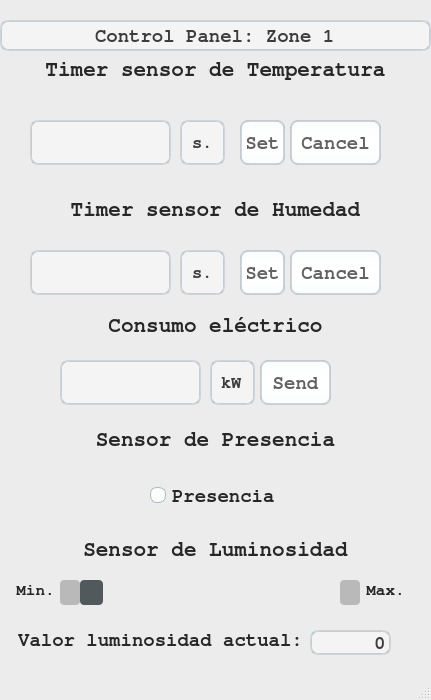
<?xml version="1.0" encoding="UTF-8"?>
<ui version="4.0">
 <class>MainWindow</class>
 <widget class="QMainWindow" name="MainWindow">
  <property name="enabled">
   <bool>true</bool>
  </property>
  <property name="geometry">
   <rect>
    <x>0</x>
    <y>0</y>
    <width>431</width>
    <height>700</height>
   </rect>
  </property>
  <property name="sizePolicy">
   <sizepolicy hsizetype="Fixed" vsizetype="Fixed">
    <horstretch>0</horstretch>
    <verstretch>0</verstretch>
   </sizepolicy>
  </property>
  <property name="minimumSize">
   <size>
    <width>411</width>
    <height>700</height>
   </size>
  </property>
  <property name="maximumSize">
   <size>
    <width>431</width>
    <height>700</height>
   </size>
  </property>
  <property name="windowTitle">
   <string>Control Panel</string>
  </property>
  <property name="styleSheet">
   <string notr="true">QMainWindow {
    background-color:#ececec;
}
QPushButton, QToolButton, QCommandLinkButton{
    padding: 0 5px 0 5px;
    border-style: solid;
    border-top-color: qlineargradient(spread:pad, x1:0, y1:0, x2:0, y2:1, stop:0 #c1c9cf, stop:1 #d2d8dd);
    border-right-color: qlineargradient(spread:pad, x1:1, y1:0, x2:0, y2:0, stop:0 #c1c9cf, stop:1 #d2d8dd);
    border-bottom-color: qlineargradient(spread:pad, x1:0, y1:1, x2:0, y2:0, stop:0 #c1c9cf, stop:1 #d2d8dd);
    border-left-color: qlineargradient(spread:pad, x1:0, y1:0, x2:1, y2:0, stop:0 #c1c9cf, stop:1 #d2d8dd);
    border-width: 2px;
    border-radius: 8px;
    color: #616161;
    font-weight: bold;
    background-color: qlineargradient(spread:pad, x1:0.5, y1:0, x2:0.5, y2:1, stop:0 #fbfdfd, stop:0.5 #ffffff, stop:1 #fbfdfd);
}
QPushButton::default, QToolButton::default, QCommandLinkButton::default{
    border: 2px solid transparent;
    color: #FFFFFF;
    background-color: qlineargradient(spread:pad, x1:0.5, y1:0, x2:0.5, y2:1, stop:0 #84afe5, stop:1 #1168e4);
}
QPushButton:hover, QToolButton:hover, QCommandLinkButton:hover{
    color: #3d3d3d;
}
QPushButton:pressed, QToolButton:pressed, QCommandLinkButton:pressed{
    color: #aeaeae;
    background-color: qlineargradient(spread:pad, x1:0.5, y1:0, x2:0.5, y2:1, stop:0 #ffffff, stop:0.5 #fbfdfd, stop:1 #ffffff);
}
QPushButton:disabled, QToolButton:disabled, QCommandLinkButton:disabled{
    color: #616161;
    background-color: qlineargradient(spread:pad, x1:0.5, y1:0, x2:0.5, y2:1, stop:0 #dce7eb, stop:0.5 #e0e8eb, stop:1 #dee7ec);
}
QLineEdit, QTextEdit, QPlainTextEdit, QSpinBox, QDoubleSpinBox, QTimeEdit, QDateEdit, QDateTimeEdit {
    border-width: 2px;
    border-radius: 8px;
    border-style: solid;
    border-top-color: qlineargradient(spread:pad, x1:0.5, y1:1, x2:0.5, y2:0, stop:0 #c1c9cf, stop:1 #d2d8dd);
    border-right-color: qlineargradient(spread:pad, x1:0, y1:0, x2:1, y2:0, stop:0 #c1c9cf, stop:1 #d2d8dd);
    border-bottom-color: qlineargradient(spread:pad, x1:0.5, y1:0, x2:0.5, y2:1, stop:0 #c1c9cf, stop:1 #d2d8dd);
    border-left-color: qlineargradient(spread:pad, x1:1, y1:0, x2:0, y2:0, stop:0 #c1c9cf, stop:1 #d2d8dd);
    background-color: #f4f4f4;
    color: #3d3d3d;
}
QLineEdit:focus, QTextEdit:focus, QPlainTextEdit:focus, QSpinBox:focus, QDoubleSpinBox:focus, QTimeEdit:focus, QDateEdit:focus, QDateTimeEdit:focus {
    border-width: 2px;
    border-radius: 8px;
    border-style: solid;
    border-top-color: qlineargradient(spread:pad, x1:0.5, y1:1, x2:0.5, y2:0, stop:0 #85b7e3, stop:1 #9ec1db);
    border-right-color: qlineargradient(spread:pad, x1:0, y1:0, x2:1, y2:0, stop:0 #85b7e3, stop:1 #9ec1db);
    border-bottom-color: qlineargradient(spread:pad, x1:0.5, y1:0, x2:0.5, y2:1, stop:0 #85b7e3, stop:1 #9ec1db);
    border-left-color: qlineargradient(spread:pad, x1:1, y1:0, x2:0, y2:0, stop:0 #85b7e3, stop:1 #9ec1db);
    background-color: #f4f4f4;
    color: #3d3d3d;
}
QLineEdit:disabled, QTextEdit:disabled, QPlainTextEdit:disabled, QSpinBox:disabled, QDoubleSpinBox:disabled, QTimeEdit:disabled, QDateEdit:disabled, QDateTimeEdit:disabled {
    color: #b9b9b9;
}
QSpinBox::up-button, QDoubleSpinBox::up-button, QTimeEdit::up-button, QDateEdit::up-button, QDateTimeEdit::up-button {
    subcontrol-origin: padding;
    subcontrol-position: top right;
    width: 15px;
    color: #272727;
    border-left-width: 1px;
    border-left-color: darkgray;
    border-left-style: solid;
    border-top-right-radius: 3px;
    padding: 3px;
}
QSpinBox::down-button, QDoubleSpinBox::down-button, QTimeEdit::down-button, QDateEdit::down-button, QDateTimeEdit::down-button {
    subcontrol-origin: padding;
    subcontrol-position: bottom right;
    width: 15px;
    color: #272727;
    border-left-width: 1px;
    border-left-color: darkgray;
    border-left-style: solid;
    border-bottom-right-radius: 3px;
    padding: 3px;
}
QSpinBox::up-button:pressed, QDoubleSpinBox::up-button:pressed, QTimeEdit::up-button:pressed, QDateEdit::up-button:pressed, QDateTimeEdit::up-button:pressed {
    color: #aeaeae;
    background-color: qlineargradient(spread:pad, x1:0.5, y1:0, x2:0.5, y2:1, stop:0 #ffffff, stop:0.5 #fbfdfd, stop:1 #ffffff);
}
QSpinBox::down-button:pressed, QDoubleSpinBox::down-button:pressed, QTimeEdit::down-button:pressed, QDateEdit::down-button:pressed, QDateTimeEdit::down-button:pressed {
    color: #aeaeae;
    background-color: qlineargradient(spread:pad, x1:0.5, y1:0, x2:0.5, y2:1, stop:0 #ffffff, stop:0.5 #fbfdfd, stop:1 #ffffff);
}
QSpinBox::up-button:hover, QDoubleSpinBox::up-button:hover, QTimeEdit::up-button:hover, QDateEdit::up-button:hover, QDateTimeEdit::up-button:hover {
    color: #FFFFFF;
    border-top-right-radius: 5px;
    background-color: qlineargradient(spread:pad, x1:0.5, y1:0, x2:0.5, y2:1, stop:0 #84afe5, stop:1 #1168e4);
    
}
QSpinBox::down-button:hover, QDoubleSpinBox::down-button:hover, QTimeEdit::down-button:hover, QDateEdit::down-button:hover, QDateTimeEdit::down-button:hover {
    color: #FFFFFF;
    border-bottom-right-radius: 5px;
    background-color: qlineargradient(spread:pad, x1:0.5, y1:0, x2:0.5, y2:1, stop:0 #84afe5, stop:1 #1168e4);
}
QSpinBox::up-arrow, QDoubleSpinBox::up-arrow, QTimeEdit::up-arrow, QDateEdit::up-arrow, QDateTimeEdit::up-arrow {
    image: url(/usr/share/icons/Adwaita/16x16/actions/go-up-symbolic.symbolic.png);
}
QSpinBox::down-arrow, QDoubleSpinBox::down-arrow, QTimeEdit::down-arrow, QDateEdit::down-arrow, QDateTimeEdit::down-arrow {
    image: url(/usr/share/icons/Adwaita/16x16/actions/go-down-symbolic.symbolic.png);
}
QProgressBar {
    max-height: 8px;
    text-align: center;
    font: italic bold 11px;
    color: #3d3d3d;
    border: 1px solid transparent;
    border-radius:4px;
    background-color: qlineargradient(spread:pad, x1:0, y1:0, x2:0, y2:1, stop:0 #ddd5d5, stop:0.5 #dad3d3, stop:1 #ddd5d5);
}
QProgressBar::chunk {
    background-color: qlineargradient(spread:pad, x1:0, y1:0, x2:0, y2:1, stop:0 #467dd1, stop:0.5 #3b88fc, stop:1 #467dd1);
    border-radius: 4px;
}
QProgressBar:disabled {
    color: #616161;
}
QProgressBar::chunk:disabled {
    background-color: #aeaeae;
}
QSlider::groove {
    border: 1px solid #bbbbbb;
    background-color: #52595d;
    border-radius: 4px;
}
QSlider::groove:horizontal {
    height: 6px;
}
QSlider::groove:vertical {
    width: 6px;
}
QSlider::handle:horizontal {
    background: #ffffff;
    border-style: solid;
    border-width: 1px;
    border-color: rgb(207,207,207);
    width: 12px;
    margin: -5px 0;
    border-radius: 7px;
}
QSlider::handle:vertical {
    background: #ffffff;
    border-style: solid;
    border-width: 1px;
    border-color: rgb(207,207,207);
    height: 12px;
    margin: 0 -5px;
    border-radius: 7px;
}
QSlider::add-page, QSlider::sub-page {
    border: 1px transparent;
    background-color: #52595d;
    border-radius: 4px;
}
QSlider::add-page:horizontal {
    background: qlineargradient(spread:pad, x1:0, y1:0, x2:0, y2:1, stop:0 #ddd5d5, stop:0.5 #dad3d3, stop:1 #ddd5d5);
}
QSlider::sub-page:horizontal {
    background-color: qlineargradient(spread:pad, x1:0, y1:0, x2:1, y2:0, stop:0 #467dd1, stop:0.5 #3b88fc, stop:1 #467dd1);
}
QSlider::add-page:vertical {
    background-color: qlineargradient(spread:pad, x1:0, y1:0, x2:0, y2:1, stop:0 #467dd1, stop:0.5 #3b88fc, stop:1 #467dd1);
}
QSlider::sub-page:vertical {
    background: qlineargradient(spread:pad, x1:0, y1:0, x2:1, y2:0, stop:0 #ddd5d5, stop:0.5 #dad3d3, stop:1 #ddd5d5);
}
QSlider::add-page:horizontal:disabled, QSlider::sub-page:horizontal:disabled, QSlider::add-page:vertical:disabled, QSlider::sub-page:vertical:disabled {
    background: #b9b9b9;
}
QComboBox, QFontComboBox {
    border-width: 2px;
    border-radius: 8px;
    border-style: solid;
    border-top-color: qlineargradient(spread:pad, x1:0.5, y1:1, x2:0.5, y2:0, stop:0 #c1c9cf, stop:1 #d2d8dd);
    border-right-color: qlineargradient(spread:pad, x1:0, y1:0, x2:1, y2:0, stop:0 #c1c9cf, stop:1 #d2d8dd);
    border-bottom-color: qlineargradient(spread:pad, x1:0.5, y1:0, x2:0.5, y2:1, stop:0 #c1c9cf, stop:1 #d2d8dd);
    border-left-color: qlineargradient(spread:pad, x1:1, y1:0, x2:0, y2:0, stop:0 #c1c9cf, stop:1 #d2d8dd);
    background-color: #f4f4f4;
    color: #272727;
    padding-left: 5px;
}
QComboBox:editable, QComboBox:!editable, QComboBox::drop-down:editable, QComboBox:!editable:on, QComboBox::drop-down:editable:on {
    background: #ffffff;
}
QComboBox::drop-down {
    subcontrol-origin: padding;
    subcontrol-position: top right;
    width: 15px;
    color: #272727;
    border-left-width: 1px;
    border-left-color: darkgray;
    border-left-style: solid;
    border-top-right-radius: 3px;
    border-bottom-right-radius: 3px;
}
QComboBox::down-arrow {
    image: url(/usr/share/icons/Adwaita/16x16/actions/go-down-symbolic.symbolic.png); /*Adawaita icon thene*/
}

QComboBox::down-arrow:on {
    top: 1px;
    left: 1px;
}
QComboBox QAbstractItemView {
    border: 1px solid darkgray;
    border-radius: 8px;
    selection-background-color: #dadada;
    selection-color: #272727;
    color: #272727;
    background: white;
}
QLabel, QCheckBox, QRadioButton {
    color: #272727;
}
QCheckBox {
    padding: 2px;
}
QCheckBox:disabled, QRadioButton:disabled {
    color: #808086;
    padding: 2px;
}

QCheckBox:hover {
    border-radius:4px;
    border-style:solid;
    padding-left: 1px;
    padding-right: 1px;
    padding-bottom: 1px;
    padding-top: 1px;
    border-width:1px;
    border-color: transparent;
}
QCheckBox::indicator:checked {
    image: url(/usr/share/icons/Adwaita/16x16/actions/object-select-symbolic.symbolic.png);
    height: 15px;
    width: 15px;
    border-style:solid;
    border-width: 1px;
    border-color: #48a5fd;
    color: #ffffff;
    border-radius: 3px;
    background-color: qlineargradient(spread:pad, x1:0, y1:0, x2:0, y2:1, stop:0 #48a5fd, stop:0.5 #329cfb, stop:1 #48a5fd);
}
QCheckBox::indicator:unchecked {
    
    height: 15px;
    width: 15px;
    border-style:solid;
    border-width: 1px;
    border-color: #48a5fd;
    border-radius: 3px;
    background-color: #fbfdfa;
}
QLCDNumber {
    color: #616161;;
}
QMenuBar {
    background-color: #ececec;
}
QMenuBar::item {
    color: #616161;
    spacing: 3px;
    padding: 1px 4px;
    background-color: #ececec;
}

QMenuBar::item:selected {
    background-color: #dadada;
    color: #3d3d3d;
}
QMenu {
    background-color: #ececec;
}
QMenu::item:selected {
    background-color: #dadada;
    color: #3d3d3d;
}
QMenu::item {
    color: #616161;;
    background-color: #e0e0e0;
}
QTabWidget {
    color:rgb(0,0,0);
    background-color:#000000;
}
QTabWidget::pane {
    border-color: #050a0e;
    background-color: #e0e0e0;
    border-width: 1px;
    border-radius: 4px;
    position: absolute;
    top: -0.5em;
    padding-top: 0.5em;
}

QTabWidget::tab-bar {
    alignment: center;
}

QTabBar::tab {
    border-bottom: 1px solid #c0c0c0;
    padding: 3px;
    color: #272727;
    background-color: #fefefc;
    margin-left:0px;
}
QTabBar::tab:!last {
    border-right: 1px solid;
    border-right-color: #c0c0c0;
    border-bottom-color: #c0c0c0;
}
QTabBar::tab:first {
    border-top-left-radius: 4px;
    border-bottom-left-radius: 4px;
}
QTabBar::tab:last {
    border-top-right-radius: 4px;
    border-bottom-right-radius: 4px;
}
QTabBar::tab:selected, QTabBar::tab:last:selected, QTabBar::tab:hover {
    color: #FFFFFF;
    background-color: qlineargradient(spread:pad, x1:0.5, y1:0, x2:0.5, y2:1, stop:0 #84afe5, stop:1 #1168e4);
}
QRadioButton::indicator {
    height: 14px;
    width: 14px;
    border-style:solid;
    border-radius:7px;
    border-width: 1px;
}
QRadioButton::indicator:checked {
    border-color: #48a5fd;
    background-color: qradialgradient(cx:0.5, cy:0.5, radius:0.4,fx:0.5, fy:0.5, stop:0 #ffffff, stop:0.5 #ffffff, stop:0.6 #48a5fd, stop:1 #48a5fd);
}
QRadioButton::indicator:!checked {
    border-color: #a9b7c6;
    background-color: #fbfdfa;
}
QStatusBar {
    color:#027f7f;
}

QDial {
    background: #16a085;
}

QToolBox {
    color: #a9b7c6;
    background-color: #222b2e;
}
QToolBox::tab {
    color: #a9b7c6;
    background-color:#222b2e;
}
QToolBox::tab:selected {
    color: #FFFFFF;
    background-color:#222b2e;
}
QScrollArea {
    color: #FFFFFF;
    background-color:#222b2e;
}

QScrollBar:horizontal {
	max-height: 10px;
	border: 1px transparent grey;
	margin: 0px 20px 0px 20px;
	background: transparent;
}
QScrollBar:vertical {
	max-width: 10px;
	border: 1px transparent grey;
	margin: 20px 0px 20px 0px;
	background: transparent;
}
QScrollBar::handle:vertical, QScrollBar::handle:horizontal {
	background: #52595d;
	border-style: transparent;
	border-radius: 4px;
	min-height: 25px;
}
QScrollBar::handle:horizontal:hover, QScrollBar::handle:vertical:hover {
	background: qlineargradient(spread:pad, x1:0, y1:0, x2:1, y2:0, stop:0 #467dd1, stop:0.5 #3b88fc, stop:1 #467dd1);
}
QScrollBar::add-line, QScrollBar::sub-line {
    border: 2px transparent grey;
    border-radius: 4px;
    subcontrol-origin: margin;
    background: #b9b9b9;
}
QScrollBar::add-line:horizontal {
    width: 20px;
    subcontrol-position: right;
}
QScrollBar::add-line:vertical {
    height: 20px;
    subcontrol-position: bottom;
}
QScrollBar::sub-line:horizontal {
    width: 20px;
    subcontrol-position: left;
}
QScrollBar::sub-line:vertical {
    height: 20px;
    subcontrol-position: top;
}
QScrollBar::add-line:vertical:pressed, QScrollBar::add-line:horizontal:pressed, QScrollBar::sub-line:horizontal:pressed, QScrollBar::sub-line:vertical:pressed {
    background: qlineargradient(spread:pad, x1:0, y1:0, x2:1, y2:0, stop:0 #467dd1, stop:0.5 #3b88fc, stop:1 #467dd1);
}
QScrollBar::add-page:horizontal, QScrollBar::sub-page:horizontal, QScrollBar::add-page:vertical, QScrollBar::sub-page:vertical {
    background: none;
}
QScrollBar::up-arrow:vertical {
    image: url(/usr/share/icons/Adwaita/16x16/actions/go-up-symbolic.symbolic.png);
}
QScrollBar::down-arrow:vertical {
    image: url(/usr/share/icons/Adwaita/16x16/actions/go-down-symbolic.symbolic.png);
}
QScrollBar::left-arrow:horizontal {
    image: url(/usr/share/icons/Adwaita/16x16/actions/go-previous-symbolic.symbolic.png);
}
QScrollBar::right-arrow:horizontal {
    image: url(/usr/share/icons/Adwaita/16x16/actions/go-next-symbolic.symbolic.png);
}</string>
  </property>
  <property name="locale">
   <locale language="Spanish" country="Spain"/>
  </property>
  <property name="animated">
   <bool>false</bool>
  </property>
  <widget class="QWidget" name="centralwidget">
   <widget class="QPushButton" name="set_temp">
    <property name="geometry">
     <rect>
      <x>240</x>
      <y>120</y>
      <width>45</width>
      <height>45</height>
     </rect>
    </property>
    <property name="font">
     <font>
      <family>FreeMono</family>
      <pointsize>14</pointsize>
      <weight>75</weight>
      <bold>true</bold>
     </font>
    </property>
    <property name="text">
     <string>Set</string>
    </property>
   </widget>
   <widget class="QPushButton" name="set_hum">
    <property name="geometry">
     <rect>
      <x>240</x>
      <y>250</y>
      <width>45</width>
      <height>45</height>
     </rect>
    </property>
    <property name="font">
     <font>
      <family>FreeMono</family>
      <pointsize>14</pointsize>
      <weight>75</weight>
      <bold>true</bold>
     </font>
    </property>
    <property name="text">
     <string>Set</string>
    </property>
   </widget>
   <widget class="QLabel" name="label">
    <property name="geometry">
     <rect>
      <x>0</x>
      <y>310</y>
      <width>431</width>
      <height>31</height>
     </rect>
    </property>
    <property name="font">
     <font>
      <family>FreeMono</family>
      <pointsize>16</pointsize>
      <weight>75</weight>
      <bold>true</bold>
     </font>
    </property>
    <property name="text">
     <string>Consumo eléctrico</string>
    </property>
    <property name="alignment">
     <set>Qt::AlignCenter</set>
    </property>
   </widget>
   <widget class="QLabel" name="label_2">
    <property name="geometry">
     <rect>
      <x>0</x>
      <y>430</y>
      <width>431</width>
      <height>20</height>
     </rect>
    </property>
    <property name="font">
     <font>
      <family>FreeMono</family>
      <pointsize>16</pointsize>
      <weight>75</weight>
      <bold>true</bold>
     </font>
    </property>
    <property name="lineWidth">
     <number>2</number>
    </property>
    <property name="text">
     <string>Sensor de Presencia</string>
    </property>
    <property name="alignment">
     <set>Qt::AlignCenter</set>
    </property>
   </widget>
   <widget class="QLabel" name="label_3">
    <property name="geometry">
     <rect>
      <x>0</x>
      <y>200</y>
      <width>431</width>
      <height>20</height>
     </rect>
    </property>
    <property name="font">
     <font>
      <family>FreeMono</family>
      <pointsize>16</pointsize>
      <weight>75</weight>
      <bold>true</bold>
     </font>
    </property>
    <property name="text">
     <string>Timer sensor de Humedad</string>
    </property>
    <property name="alignment">
     <set>Qt::AlignCenter</set>
    </property>
   </widget>
   <widget class="QLabel" name="label_4">
    <property name="geometry">
     <rect>
      <x>-80</x>
      <y>60</y>
      <width>591</width>
      <height>20</height>
     </rect>
    </property>
    <property name="font">
     <font>
      <family>FreeMono</family>
      <pointsize>16</pointsize>
      <weight>75</weight>
      <bold>true</bold>
     </font>
    </property>
    <property name="text">
     <string>Timer sensor de Temperatura</string>
    </property>
    <property name="alignment">
     <set>Qt::AlignCenter</set>
    </property>
   </widget>
   <widget class="QPushButton" name="send_cons">
    <property name="geometry">
     <rect>
      <x>260</x>
      <y>360</y>
      <width>71</width>
      <height>45</height>
     </rect>
    </property>
    <property name="font">
     <font>
      <family>FreeMono</family>
      <pointsize>14</pointsize>
      <weight>75</weight>
      <bold>true</bold>
     </font>
    </property>
    <property name="text">
     <string>Send</string>
    </property>
   </widget>
   <widget class="QLineEdit" name="temp_text">
    <property name="geometry">
     <rect>
      <x>30</x>
      <y>120</y>
      <width>141</width>
      <height>45</height>
     </rect>
    </property>
    <property name="font">
     <font>
      <family>FreeMono</family>
      <pointsize>14</pointsize>
      <weight>75</weight>
      <bold>true</bold>
     </font>
    </property>
    <property name="alignment">
     <set>Qt::AlignRight|Qt::AlignTrailing|Qt::AlignVCenter</set>
    </property>
   </widget>
   <widget class="QLineEdit" name="cons_text">
    <property name="geometry">
     <rect>
      <x>60</x>
      <y>360</y>
      <width>141</width>
      <height>45</height>
     </rect>
    </property>
    <property name="font">
     <font>
      <family>FreeMono</family>
      <pointsize>14</pointsize>
      <weight>75</weight>
      <bold>true</bold>
     </font>
    </property>
    <property name="alignment">
     <set>Qt::AlignRight|Qt::AlignTrailing|Qt::AlignVCenter</set>
    </property>
   </widget>
   <widget class="QLineEdit" name="lineEdit_5">
    <property name="geometry">
     <rect>
      <x>210</x>
      <y>360</y>
      <width>45</width>
      <height>45</height>
     </rect>
    </property>
    <property name="font">
     <font>
      <family>FreeMono</family>
      <pointsize>13</pointsize>
      <weight>75</weight>
      <bold>true</bold>
     </font>
    </property>
    <property name="text">
     <string>kW</string>
    </property>
    <property name="alignment">
     <set>Qt::AlignCenter</set>
    </property>
    <property name="readOnly">
     <bool>true</bool>
    </property>
   </widget>
   <widget class="QLineEdit" name="lineEdit_7">
    <property name="geometry">
     <rect>
      <x>180</x>
      <y>120</y>
      <width>45</width>
      <height>45</height>
     </rect>
    </property>
    <property name="font">
     <font>
      <family>FreeMono</family>
      <pointsize>13</pointsize>
      <weight>75</weight>
      <bold>true</bold>
     </font>
    </property>
    <property name="text">
     <string>s.</string>
    </property>
    <property name="alignment">
     <set>Qt::AlignCenter</set>
    </property>
    <property name="readOnly">
     <bool>true</bool>
    </property>
   </widget>
   <widget class="QLineEdit" name="lineEdit_8">
    <property name="geometry">
     <rect>
      <x>180</x>
      <y>250</y>
      <width>45</width>
      <height>45</height>
     </rect>
    </property>
    <property name="font">
     <font>
      <family>FreeMono</family>
      <pointsize>13</pointsize>
      <weight>75</weight>
      <bold>true</bold>
     </font>
    </property>
    <property name="text">
     <string>s.</string>
    </property>
    <property name="alignment">
     <set>Qt::AlignCenter</set>
    </property>
    <property name="readOnly">
     <bool>true</bool>
    </property>
   </widget>
   <widget class="QLineEdit" name="hum_text">
    <property name="geometry">
     <rect>
      <x>30</x>
      <y>250</y>
      <width>141</width>
      <height>45</height>
     </rect>
    </property>
    <property name="font">
     <font>
      <family>FreeMono</family>
      <pointsize>14</pointsize>
      <weight>75</weight>
      <bold>true</bold>
     </font>
    </property>
    <property name="alignment">
     <set>Qt::AlignRight|Qt::AlignTrailing|Qt::AlignVCenter</set>
    </property>
   </widget>
   <widget class="QLineEdit" name="principal_text">
    <property name="geometry">
     <rect>
      <x>0</x>
      <y>20</y>
      <width>431</width>
      <height>31</height>
     </rect>
    </property>
    <property name="font">
     <font>
      <family>FreeMono</family>
      <pointsize>14</pointsize>
      <weight>75</weight>
      <bold>true</bold>
     </font>
    </property>
    <property name="text">
     <string>Control Panel: Zone 1</string>
    </property>
    <property name="alignment">
     <set>Qt::AlignCenter</set>
    </property>
    <property name="readOnly">
     <bool>true</bool>
    </property>
   </widget>
   <widget class="QPushButton" name="temp_cancel">
    <property name="geometry">
     <rect>
      <x>290</x>
      <y>120</y>
      <width>91</width>
      <height>45</height>
     </rect>
    </property>
    <property name="font">
     <font>
      <family>FreeMono</family>
      <pointsize>14</pointsize>
      <weight>75</weight>
      <bold>true</bold>
     </font>
    </property>
    <property name="text">
     <string>Cancel</string>
    </property>
   </widget>
   <widget class="QPushButton" name="hum_cancel">
    <property name="geometry">
     <rect>
      <x>290</x>
      <y>250</y>
      <width>91</width>
      <height>45</height>
     </rect>
    </property>
    <property name="font">
     <font>
      <family>FreeMono</family>
      <pointsize>14</pointsize>
      <weight>75</weight>
      <bold>true</bold>
     </font>
    </property>
    <property name="text">
     <string>Cancel</string>
    </property>
   </widget>
   <widget class="QLabel" name="label_5">
    <property name="geometry">
     <rect>
      <x>0</x>
      <y>540</y>
      <width>431</width>
      <height>20</height>
     </rect>
    </property>
    <property name="font">
     <font>
      <family>FreeMono</family>
      <pointsize>16</pointsize>
      <weight>75</weight>
      <bold>true</bold>
     </font>
    </property>
    <property name="lineWidth">
     <number>2</number>
    </property>
    <property name="text">
     <string>Sensor de Luminosidad</string>
    </property>
    <property name="alignment">
     <set>Qt::AlignCenter</set>
    </property>
   </widget>
   <widget class="QScrollBar" name="scroll_lum">
    <property name="geometry">
     <rect>
      <x>60</x>
      <y>580</y>
      <width>300</width>
      <height>25</height>
     </rect>
    </property>
    <property name="sizePolicy">
     <sizepolicy hsizetype="Fixed" vsizetype="Fixed">
      <horstretch>0</horstretch>
      <verstretch>0</verstretch>
     </sizepolicy>
    </property>
    <property name="minimumSize">
     <size>
      <width>300</width>
      <height>25</height>
     </size>
    </property>
    <property name="maximumSize">
     <size>
      <width>300</width>
      <height>10</height>
     </size>
    </property>
    <property name="font">
     <font>
      <family>FreeMono</family>
      <weight>75</weight>
      <bold>true</bold>
     </font>
    </property>
    <property name="maximum">
     <number>100</number>
    </property>
    <property name="orientation">
     <enum>Qt::Horizontal</enum>
    </property>
   </widget>
   <widget class="QLabel" name="label_6">
    <property name="geometry">
     <rect>
      <x>10</x>
      <y>580</y>
      <width>51</width>
      <height>20</height>
     </rect>
    </property>
    <property name="font">
     <font>
      <family>FreeMono</family>
      <pointsize>12</pointsize>
      <weight>75</weight>
      <bold>true</bold>
     </font>
    </property>
    <property name="lineWidth">
     <number>2</number>
    </property>
    <property name="text">
     <string>Min.</string>
    </property>
    <property name="alignment">
     <set>Qt::AlignCenter</set>
    </property>
   </widget>
   <widget class="QLabel" name="label_7">
    <property name="geometry">
     <rect>
      <x>360</x>
      <y>580</y>
      <width>51</width>
      <height>20</height>
     </rect>
    </property>
    <property name="font">
     <font>
      <family>FreeMono</family>
      <pointsize>12</pointsize>
      <weight>75</weight>
      <bold>true</bold>
     </font>
    </property>
    <property name="lineWidth">
     <number>2</number>
    </property>
    <property name="text">
     <string>Max.</string>
    </property>
    <property name="alignment">
     <set>Qt::AlignCenter</set>
    </property>
   </widget>
   <widget class="QRadioButton" name="presen_switch">
    <property name="geometry">
     <rect>
      <x>150</x>
      <y>470</y>
      <width>171</width>
      <height>51</height>
     </rect>
    </property>
    <property name="font">
     <font>
      <family>FreeMono</family>
      <pointsize>14</pointsize>
      <weight>75</weight>
      <bold>true</bold>
     </font>
    </property>
    <property name="text">
     <string>Presencia</string>
    </property>
    <property name="iconSize">
     <size>
      <width>30</width>
      <height>30</height>
     </size>
    </property>
   </widget>
   <widget class="QLabel" name="label_8">
    <property name="geometry">
     <rect>
      <x>-20</x>
      <y>630</y>
      <width>361</width>
      <height>20</height>
     </rect>
    </property>
    <property name="font">
     <font>
      <family>FreeMono</family>
      <pointsize>14</pointsize>
      <weight>75</weight>
      <bold>true</bold>
     </font>
    </property>
    <property name="lineWidth">
     <number>2</number>
    </property>
    <property name="text">
     <string>Valor luminosidad actual:</string>
    </property>
    <property name="alignment">
     <set>Qt::AlignCenter</set>
    </property>
   </widget>
   <widget class="QLineEdit" name="scroll_value">
    <property name="geometry">
     <rect>
      <x>310</x>
      <y>630</y>
      <width>81</width>
      <height>25</height>
     </rect>
    </property>
    <property name="font">
     <font>
      <family>FreeMono</family>
      <pointsize>14</pointsize>
      <weight>75</weight>
      <bold>true</bold>
     </font>
    </property>
    <property name="text">
     <string>0</string>
    </property>
    <property name="alignment">
     <set>Qt::AlignRight|Qt::AlignTrailing|Qt::AlignVCenter</set>
    </property>
    <property name="readOnly">
     <bool>true</bool>
    </property>
   </widget>
  </widget>
  <widget class="QStatusBar" name="statusbar"/>
 </widget>
 <resources/>
 <connections/>
</ui>
